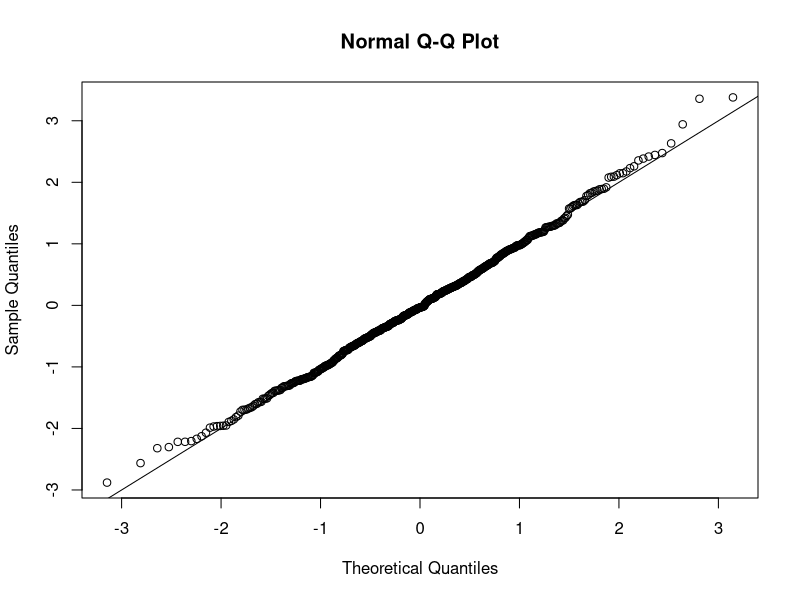
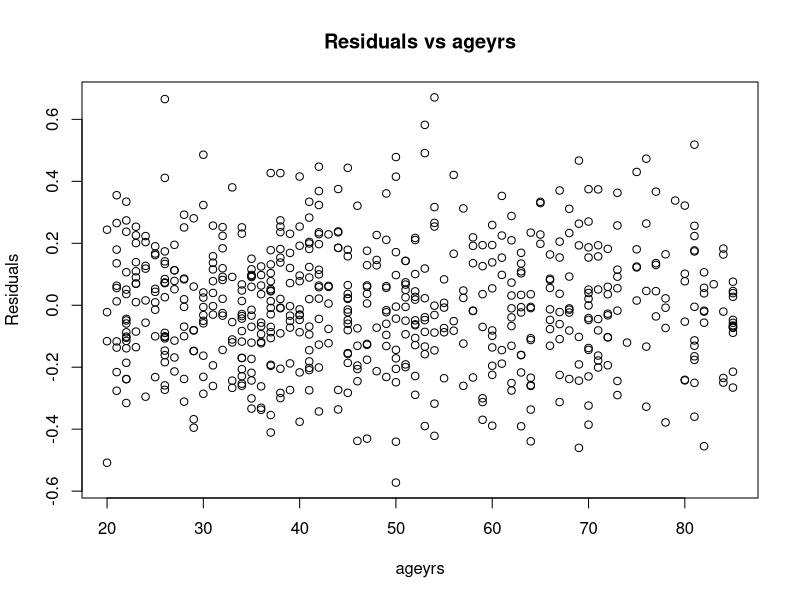
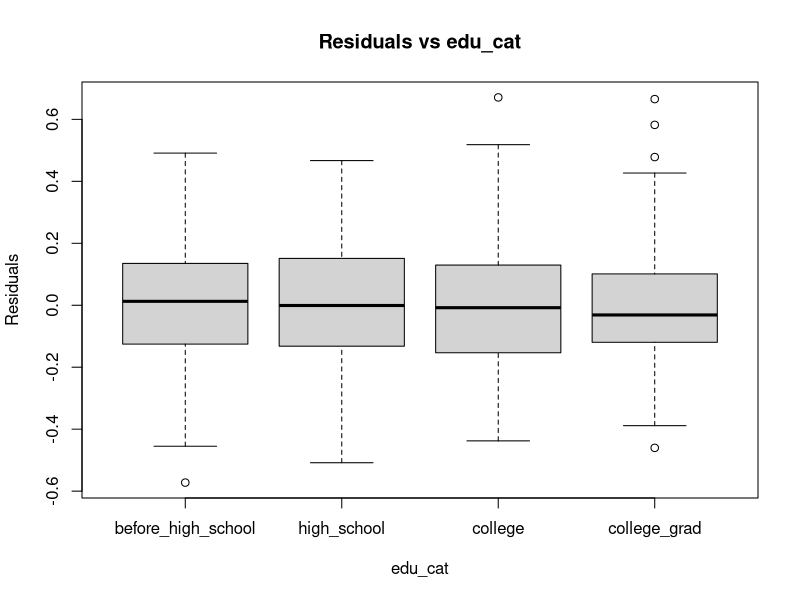
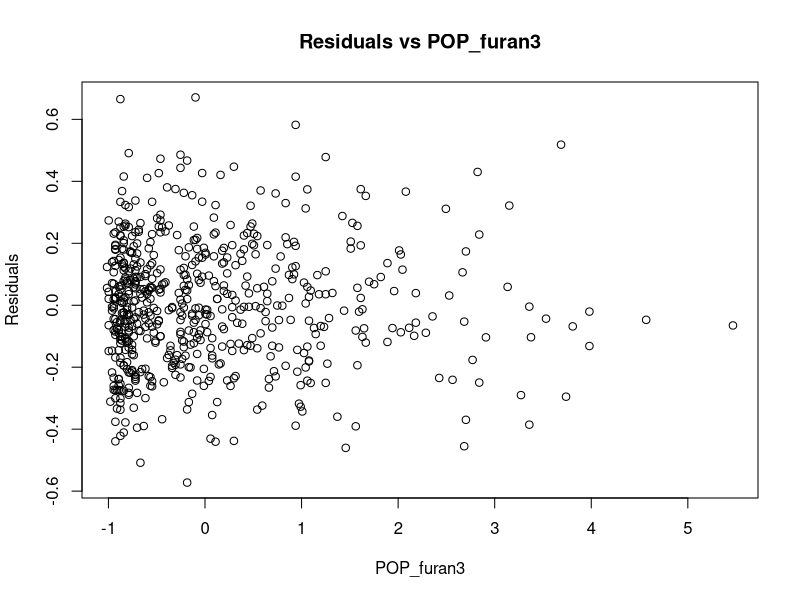
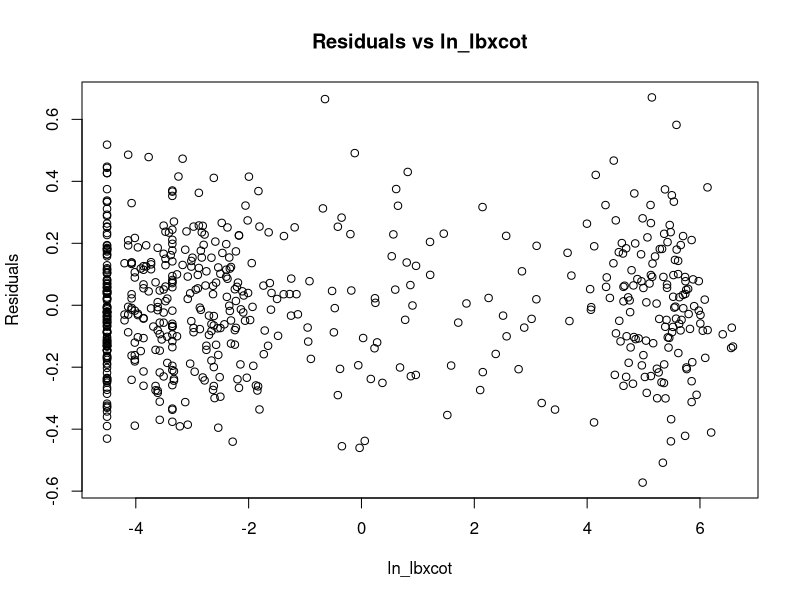
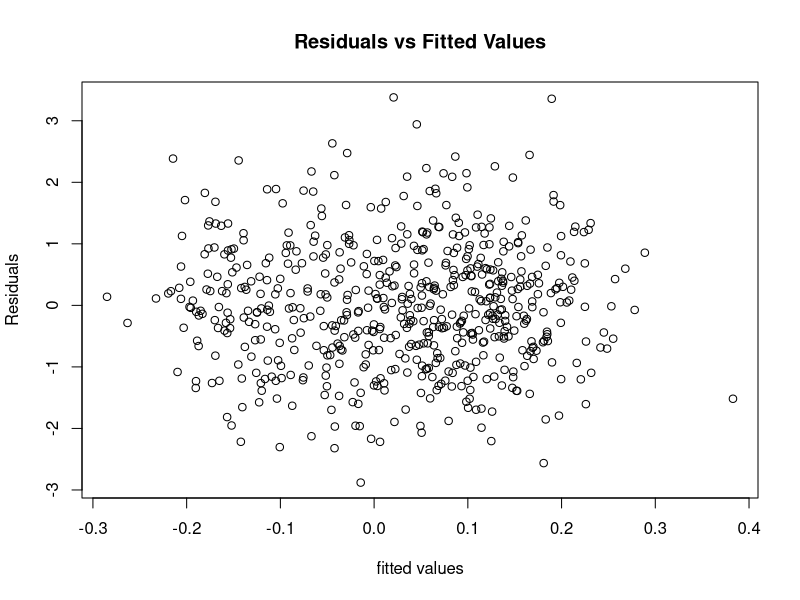

The R script that drew these images, in order: (Note: this script raises an error after producing the figures.)
library(glmnet)
library(corrplot)
library(car)
pollutants_original <- read.csv("pollutants.csv", header = TRUE)
N <- nrow(pollutants_original)


#==== explorotary data analysis
num_smokenow <- length(which(pollutants_original$smokenow == 1))
num_nosmokenow <- nrow(pollutants_original) - num_smokenow
print(num_smokenow / N)

num_smoked <- length(which(pollutants_original$yrssmoke > 0))
num_nosmoked <- N - num_smoked
print(num_smoked / N)

# drop the first column, which is just indices
pollutants <- pollutants_original[-1]

# drop a white cell pct due to perfect linearity
pollutants <- pollutants[!colnames(pollutants) %in% c('eosinophils_pct')]

# standardize all POP covariates
for (i in 1:11) {
  i_colname <- paste0('POP_PCB', i)
  pollutants[i_colname] <- (pollutants[[i_colname]] - mean(pollutants[[i_colname]])) / sd(pollutants[[i_colname]])
}
for (i in 1:3) {
  i_colname <- paste0('POP_dioxin', i)
  pollutants[i_colname] <- (pollutants[[i_colname]] - mean(pollutants[[i_colname]])) / sd(pollutants[[i_colname]])
}
for (i in 1:4) {
  i_colname <- paste0('POP_furan', i)
  pollutants[i_colname] <- (pollutants[[i_colname]] - mean(pollutants[[i_colname]])) / sd(pollutants[[i_colname]])
}

# deal with categorical covariates
gender_list <- c('female', 'male')
edu_list <- c('before_high_school', 'high_school', 'college', 'college_grad')
eth_list <- c('other', 'mexi_us', 'nonhisp_black', 'nonhisp_white')
smoke_list <- c('no', 'yes')

gender <- gender_list[pollutants$male + 1]
education <- edu_list[pollutants$edu_cat]
race <- eth_list[pollutants$race_cat]
smoke_now <- smoke_list[pollutants$smokenow + 1]

pollutants$male <- factor(gender, levels=gender_list)
pollutants$edu_cat <- factor(education, levels=edu_list)
pollutants$race_cat <- factor(race, levels=eth_list)
pollutants$smokenow <- factor(smoke_now, levels=smoke_list)

# basic data manipulation complete


#==== train test split
set.seed(57)
# 70% - 30% split
sampleTrain <- sample(1:N, round(N*0.7,0), replace = FALSE)

dataTrain <- pollutants[sampleTrain,]
dataTest <- pollutants[-sampleTrain,]


#====
# test the selection algorithms using cross validation (steps 5 and 6 in section 4 of the report)
Ntrain <- nrow(dataTrain)
kfold <- 11  # 11 because Ntrain is divisible by 11, and 11 is close to the convention of 10-fold CV
dataTrain_original <- dataTrain
dataTrain_original$index <- rep(1:kfold, each=Ntrain/kfold)

# forward selection using AIC and store them in a matrix
selection_mat <- matrix(0, nrow=length(colnames(dataTrain)) + 6, ncol=kfold)  # +6 to rownum bc of categorical covariates
pval_mat <- matrix(0, nrow=length(colnames(dataTrain)) + 6, ncol=kfold)
mat_rownames <- c(colnames(dataTrain), c("edu_cathigh_school", "edu_catcollege", "edu_catcollege_grad", 
                                          "race_catmaxi_us", "race_catnonhisp_black", "race_catnonhisp_white"))
row.names(selection_mat) <- mat_rownames
row.names(pval_mat) <- mat_rownames

# keep track of the MSPE of each fold and storing them
mspe_fAIC <- rep(NA, kfold)
for (i in 1:kfold) {
  print(paste0("i = ", i))
  train.ind <- which(dataTrain_original$index != i)
  
  M0 <- lm(length ~ 1, data=dataTrain[train.ind, ]) # empty model
  Mstart <- M0
  Mfull <- lm(length ~ ., data=dataTrain[train.ind, ]) # full model with no selection
  i_MfwdAIC <- step(object = M0, scope = list(lower = M0, upper = Mfull), 
                     trace = FALSE, direction = "forward", k = 2)
  i_coef_df <- data.frame(summary(i_MfwdAIC)$coefficients)
  selection_mat[mat_rownames %in% row.names(i_coef_df), i] <- 1  # indicator of which covariates are selected
  for (j in 2:dim(i_coef_df)[1]) {  # store the p-values of selected covariates in the matrix
    pval_mat[row.names(i_coef_df)[j] == mat_rownames, i] <- i_coef_df[j, "Pr...t.."]
  }
  print(row.names(summary(i_MfwdAIC)$coefficients))

  # compute the MPSE of the i-th fold
  i_newdata <- dataTrain[-train.ind, ]
  i_y <- dataTrain$length[-train.ind]
  
  i_res <- i_y - predict(i_MfwdAIC, newdata=i_newdata)
  mspe_fAIC[i] <- mean(i_res^2)
}
avgMSPE_fAIC <- mean(mspe_fAIC)
write.csv(data.frame(pval_mat), "fwdAIC_pval.csv")
write.csv(data.frame(selection_mat), "fwdAIC_indicator.csv")


# repeat all of the above for the remaining five model selection algorithms
# backward elimination using AIC and store them in a matrix
selection_mat <- matrix(0, nrow=length(colnames(dataTrain)) + 6, ncol=kfold)  # +6 to rownum bc of categorical covariates
pval_mat <- matrix(0, nrow=length(colnames(dataTrain)) + 6, ncol=kfold)
mat_rownames <- c(colnames(dataTrain), c("edu_cathigh_school", "edu_catcollege", "edu_catcollege_grad", 
                                          "race_catmaxi_us", "race_catnonhisp_black", "race_catnonhisp_white"))
row.names(selection_mat) <- mat_rownames
row.names(pval_mat) <- mat_rownames

mspe_bAIC <- rep(NA, kfold)
for (i in 1:kfold) {
  print(paste0("i = ", i))
  train.ind <- which(dataTrain_original$index != i)
  
  M0 <- lm(length ~ 1, data=dataTrain[train.ind, ])
  Mstart <- M0
  Mfull <- lm(length ~ ., data=dataTrain[train.ind, ])
  i_MbckAIC <- step(object = Mfull, scope = list(lower = M0, upper = Mfull), 
                    trace = FALSE, direction = "back", k = 2)
  i_coef_df <- data.frame(summary(i_MbckAIC)$coefficients)
  selection_mat[mat_rownames %in% row.names(i_coef_df), i] <- 1
  for (j in 2:dim(i_coef_df)[1]) {
    pval_mat[row.names(i_coef_df)[j] == mat_rownames, i] <- i_coef_df[j, "Pr...t.."]
  }
  print(row.names(summary(i_MbckAIC)$coefficients))
  i_newdata <- dataTrain[-train.ind, ]
  i_y <- dataTrain$length[-train.ind]
  
  i_res <- i_y - predict(i_MbckAIC, newdata=i_newdata)
  mspe_bAIC[i] <- mean(i_res^2)
}
write.csv(data.frame(pval_mat), "bckAIC_pval.csv")
write.csv(data.frame(selection_mat), "bckAIC_indicator.csv")


# stepwise selection using AIC and store them in a matrix
selection_mat <- matrix(0, nrow=length(colnames(dataTrain)) + 6, ncol=kfold)  # +6 to rownum bc of categorical covariates
pval_mat <- matrix(0, nrow=length(colnames(dataTrain)) + 6, ncol=kfold)
mat_rownames <- c(colnames(dataTrain), c("edu_cathigh_school", "edu_catcollege", "edu_catcollege_grad", 
                                          "race_catmaxi_us", "race_catnonhisp_black", "race_catnonhisp_white"))
row.names(selection_mat) <- mat_rownames
row.names(pval_mat) <- mat_rownames

mspe_sAIC <- rep(NA, kfold)
for (i in 1:kfold) {
  print(paste0("i = ", i))
  train.ind <- which(dataTrain_original$index != i)
  
  M0 <- lm(length ~ 1, data=dataTrain[train.ind, ])
  Mstart <- M0
  Mfull <- lm(length ~ ., data=dataTrain[train.ind, ])
  i_MstepAIC <- step(object = Mstart, scope = list(lower = M0, upper = Mfull), 
                    trace = FALSE, direction = "both", k = 2)
  i_coef_df <- data.frame(summary(i_MstepAIC)$coefficients)
  selection_mat[mat_rownames %in% row.names(i_coef_df), i] <- 1
  for (j in 2:dim(i_coef_df)[1]) {
    pval_mat[row.names(i_coef_df)[j] == mat_rownames, i] <- i_coef_df[j, "Pr...t.."]
  }
  print(row.names(summary(i_MstepAIC)$coefficients))
  i_newdata <- dataTrain[-train.ind, ]
  i_y <- dataTrain$length[-train.ind]
  
  i_res <- i_y - predict(i_MstepAIC, newdata=i_newdata)
  mspe_sAIC[i] <- mean(i_res^2)
}
write.csv(data.frame(pval_mat), "stepAIC_pval.csv")
write.csv(data.frame(selection_mat), "stepAIC_indicator.csv")


# stepwise selection using BIC and store them in a matrix
selection_mat <- matrix(0, nrow=length(colnames(dataTrain)) + 6, ncol=kfold)  # +6 to rownum bc of categorical covariates
pval_mat <- matrix(0, nrow=length(colnames(dataTrain)) + 6, ncol=kfold)
mat_rownames <- c(colnames(dataTrain), c("edu_cathigh_school", "edu_catcollege", "edu_catcollege_grad", 
                                          "race_catmaxi_us", "race_catnonhisp_black", "race_catnonhisp_white"))
row.names(selection_mat) <- mat_rownames
row.names(pval_mat) <- mat_rownames

mspe_sBIC <- rep(NA, kfold)
for (i in 1:kfold) {
  print(paste0("i = ", i))
  train.ind <- which(dataTrain_original$index != i)
  
  M0 <- lm(length ~ 1, data=dataTrain[train.ind, ])
  Mstart <- M0
  Mfull <- lm(length ~ ., data=dataTrain[train.ind, ])
  i_MstepBIC <- step(object = Mstart, scope = list(lower = M0, upper = Mfull), 
                     trace = FALSE, direction = "both", k = log(length(train.ind)))
  i_coef_df <- data.frame(summary(i_MstepBIC)$coefficients)
  selection_mat[mat_rownames %in% row.names(i_coef_df), i] <- 1
  for (j in 2:dim(i_coef_df)[1]) {
    pval_mat[row.names(i_coef_df)[j] == mat_rownames, i] <- i_coef_df[j, "Pr...t.."]
  }
  print(row.names(summary(i_MstepBIC)$coefficients))
  i_newdata <- dataTrain[-train.ind, ]
  i_y <- dataTrain$length[-train.ind]
  
  i_res <- i_y - predict(i_MstepBIC, newdata=i_newdata)
  mspe_sBIC[i] <- mean(i_res^2)
}
write.csv(data.frame(pval_mat), "stepBIC_pval.csv")
write.csv(data.frame(selection_mat), "stepBIC_indicator.csv")


# backward elimination using BIC and store them in a matrix
selection_mat <- matrix(0, nrow=length(colnames(dataTrain)) + 6, ncol=kfold)  # +6 to rownum bc of categorical covariates
pval_mat <- matrix(0, nrow=length(colnames(dataTrain)) + 6, ncol=kfold)
mat_rownames <- c(colnames(dataTrain), c("edu_cathigh_school", "edu_catcollege", "edu_catcollege_grad", 
                                          "race_catmaxi_us", "race_catnonhisp_black", "race_catnonhisp_white"))
row.names(selection_mat) <- mat_rownames
row.names(pval_mat) <- mat_rownames

mspe_bBIC <- rep(NA, kfold)
for (i in 1:kfold) {
  print(paste0("i = ", i))
  train.ind <- which(dataTrain_original$index != i)
  
  M0 <- lm(length ~ 1, data=dataTrain[train.ind, ])
  Mstart <- M0
  Mfull <- lm(length ~ ., data=dataTrain[train.ind, ])
  i_MbckBIC <- step(object = Mfull, scope = list(lower = M0, upper = Mfull), 
                     trace = FALSE, direction = "backward", k = log(length(train.ind)))
  i_coef_df <- data.frame(summary(i_MbckBIC)$coefficients)
  selection_mat[mat_rownames %in% row.names(i_coef_df), i] <- 1
  for (j in 2:dim(i_coef_df)[1]) {
    pval_mat[row.names(i_coef_df)[j] == mat_rownames, i] <- i_coef_df[j, "Pr...t.."]
  }
  print(row.names(summary(i_MbckBIC)$coefficients))
  i_newdata <- dataTrain[-train.ind, ]
  i_y <- dataTrain$length[-train.ind]
  
  i_res <- i_y - predict(i_MbckBIC, newdata=i_newdata)
  mspe_bBIC[i] <- mean(i_res^2)
}
write.csv(data.frame(pval_mat), "bckBIC_pval.csv")
write.csv(data.frame(selection_mat), "bckBIC_indicator.csv")


# forward selection using BIC and store them in a matrix
selection_mat <- matrix(0, nrow=length(colnames(dataTrain)) + 6, ncol=kfold)  # +6 to rownum bc of categorical covariates
pval_mat <- matrix(0, nrow=length(colnames(dataTrain)) + 6, ncol=kfold)
mat_rownames <- c(colnames(dataTrain), c("edu_cathigh_school", "edu_catcollege", "edu_catcollege_grad", 
                                          "race_catmaxi_us", "race_catnonhisp_black", "race_catnonhisp_white"))
row.names(selection_mat) <- mat_rownames
row.names(pval_mat) <- mat_rownames

mspe_fBIC <- rep(NA, kfold)
for (i in 1:kfold) {
  print(paste0("i = ", i))
  train.ind <- which(dataTrain_original$index != i)
  
  M0 <- lm(length ~ 1, data=dataTrain[train.ind, ])
  Mstart <- M0
  Mfull <- lm(length ~ ., data=dataTrain[train.ind, ])
  i_MfwdBIC <- step(object = M0, scope = list(lower = M0, upper = Mfull), 
                    trace = FALSE, direction = "forward", k = log(length(train.ind)))
  i_coef_df <- data.frame(summary(i_MfwdBIC)$coefficients)
  selection_mat[mat_rownames %in% row.names(i_coef_df), i] <- 1
  for (j in 2:dim(i_coef_df)[1]) {
    pval_mat[row.names(i_coef_df)[j] == mat_rownames, i] <- i_coef_df[j, "Pr...t.."]
  }
  print(row.names(summary(i_MfwdBIC)$coefficients))
  i_newdata <- dataTrain[-train.ind, ]
  i_y <- dataTrain$length[-train.ind]
  
  i_res <- i_y - predict(i_MfwdBIC, newdata=i_newdata)
  mspe_fBIC[i] <- mean(i_res^2)
}
write.csv(data.frame(pval_mat), "fwdBIC_pval.csv")
write.csv(data.frame(selection_mat), "fwdBIC_indicator.csv")


#==== steps 5 and 6 complete

# arriving at the final model
# model3: make sense of the effect of cotinine
covariate_set3 <- c('ageyrs', 'POP_furan3', 'ln_lbxcot', 'yrssmoke', 'POP_PCB1', 'POP_PCB5', 'edu_cat')
covariate_set3 <- c('length', covariate_set3)
pollutants_set3 <- dataTrain
pollutants_set3$yrssmoke <- as.integer(pollutants_set3$yrssmoke > 0)

# make the yrssmoked covariate binary
smoke_list <- c('never_smoked', 'smoked')
smoke_now <- smoke_list[pollutants_set3$yrssmoke + 1]
pollutants_set3$yrssmoke <- factor(smoke_now, levels=smoke_list)
print(dim(pollutants_set3))

# select only a the covariates that were chosen repeatedly in steps 5 and 6
pollutants_set3 <- pollutants_set3[colnames(pollutants_set3) %in% covariate_set3]

# log transforming the response variable
pollutants_set3$length <- log(pollutants_set3$length)
model3 <- lm(length ~ ageyrs + POP_furan3 + ln_lbxcot + edu_cat + yrssmoke + yrssmoke * ln_lbxcot, 
             data=pollutants_set3)
summary(model3)

# proto_model3 shows that ln_lbxcot on its own has no statistical significance
proto_model3 <- lm(length ~ ageyrs + POP_furan3 + ln_lbxcot + edu_cat, data=pollutants_set3)
summary(proto_model3)


# in-sample cross validation of model3
kfold <- 11
model3_mpse <- rep(NA, kfold)
pollutants_set31 <- pollutants_set3
pollutants_set31$index <- rep(1:kfold, each=nrow(pollutants_set3)/kfold)
for (i in 1:kfold) {
  print(paste0("i = ", i))
  train.ind <- which(pollutants_set31$index != i)
  
  i_newdata <- dataTrain[-train.ind, ]
  i_y <- dataTrain$length[-train.ind]
  
  i_model3 <- update(model3, subset=train.ind)
  
  model3.res <- pollutants_set3$length[-train.ind] - 
    predict(i_model3, newdata = pollutants_set3[-train.ind, ])

  model3_mpse[i] <- mean(model3.res^2) 
}
print(paste0("model3 avg. MPSE:", mean(model3_mpse)))


# residual analysis of model3
reslin <- resid(model3) # raw residuals
studlin <- reslin/(sigma(model3)*sqrt(1-hatvalues(model3))) # studentized residuals

# QQ plot
qqnorm(studlin)
abline(0, 1)
# before log transform of response, the qqplot looked like a gamma distribution


# plot of residuals vs covariates
plotted_col <- "ageyrs"
plot(reslin~pollutants_set3[[plotted_col]],
     xlab=plotted_col,
     ylab="Residuals",
     main=paste0("Residuals vs ", plotted_col))
plotted_col <- "edu_cat"
plot(reslin~pollutants_set3[[plotted_col]],
     xlab=plotted_col,
     ylab="Residuals",
     main=paste0("Residuals vs ", plotted_col))
plotted_col <- "POP_furan3"
plot(reslin~pollutants_set3[[plotted_col]],
     xlab=plotted_col,
     ylab="Residuals",
     main=paste0("Residuals vs ", plotted_col))
plotted_col <- "ln_lbxcot"
plot(reslin~pollutants_set3[[plotted_col]],
     xlab=plotted_col,
     ylab="Residuals",
     main=paste0("Residuals vs ", plotted_col))

# plot of residuals against fitted values
plot(studlin~fitted(model3),
     xlab="fitted values",
     ylab="Residuals",
     main="Residuals vs Fitted Values")


# outliers analysis
# number of covariates
p <- length(model3$coefficients) - 1
pred <- predict(model3, newdata=pollutants_set3)

# check leverage
h <- hatvalues(model2)
which(h > 2* (p + 1) / N)

# DFFITS
dffits_model3 <- dffits(model3) 
## plot DFFITS
plot(dffits_model3,ylab="DFFITS") 
abline(h=2 * sqrt((p + 1) / N), lty=2)  ## add thresholds
abline(h=-2 * sqrt((p + 1) / N),lty=2)
## highlight influential points
dff_ind <- which(abs(dffits_model3) > 2 * sqrt((p + 1) / N))
points(dffits_model3[dff_ind]~dff_ind, col="red", pch=19) ## add red points
# we exclude text because it makes the chart too cluttered
# text(y=dffits_model2[dff_ind], x=dff_ind, labels=dff_ind, pos=2) ## label high influence points


# Cook's Distance

D <- cooks.distance(model3) # Cook's distance
## influential points
inf_ind <- which(pf(D, p + 1, N - p - 1, lower.tail=TRUE) > 0.5)
## plot cook's Distance
plot(D,ylab="Cook's Distance")
points(D[inf_ind]~inf_ind, col="red", pch=19) ## add red points
text(y=D[inf_ind], x=inf_ind, labels=inf_ind, pos=4) ## label high influence points


# DFBETAS
DFBETAS <- dfbetas(model3) 
dim(DFBETAS)
## beta1 (furan3)
plot(DFBETAS[, 2], type="h", xlab="Obs. Number", ylab=expression(paste("DFBETAS: ",beta[1])))
num_outliers <- length(which(abs(DFBETAS[, 2]) > 2 / sqrt(N)))
show_points <- order(-abs(DFBETAS[, 2]))[1:num_outliers] 
points(x=show_points,y=DFBETAS[show_points,2], pch=19, col="red")
text(x=show_points, y=DFBETAS[show_points,2], labels=show_points,pos=2)

## beta2 (gender)
plot(DFBETAS[,3], type="h",xlab="Obs. Number", ylab=expression(paste("DFBETAS: ",beta[2])))
num_outliers <- length(which(abs(DFBETAS[, 3]) > 2 / sqrt(N)))
show_points <- order(-abs(DFBETAS[, 3]))[1:num_outliers] 
points(x=show_points,y=DFBETAS[show_points,3], pch=19, col="red")
text(x=show_points, y=DFBETAS[show_points, 3], labels=show_points, pos=4)

## beta3 (age)
plot(DFBETAS[, 4], type="h",xlab="Obs. Number", ylab=expression(paste("DFBETAS: ", beta[3])))
num_outliers <- length(which(abs(DFBETAS[, 4]) > 2 / sqrt(N)))
show_points <- order(-abs(DFBETAS[, 4]))[1:num_outliers] 
points(x=show_points,y=DFBETAS[show_points, 4], pch=19, col="red")
text(x=show_points, y=DFBETAS[show_points, 4], labels=show_points, pos=4)

## rule of thumb
which(abs(DFBETAS[, 2]) > 2 / sqrt(N))  # furan3
which(abs(DFBETAS[, 3]) > 2 / sqrt(N))  # gender
which(abs(DFBETAS[, 4]) > 2 / sqrt(N))  # ageyrs


#==== we select model3 to apply to the testing set
pollutants_set3_test <- dataTest
pollutants_set3_test$yrssmoke <- as.integer(pollutants_set3_test$yrssmoke > 0)
pollutants_set3_test$length <- log(pollutants_set3_test$length)

smoke_list <- c('never_smoked', 'smoked')
smoke_now <- smoke_list[pollutants_set3_test$yrssmoke + 1]
pollutants_set3_test$yrssmoke <- factor(smoke_now, levels=smoke_list)
print(dim(pollutants_set3_test))

testing_origin <- pollutants_set3_test$length
testing_pred <- predict(model3, newdata=pollutants_set3_test)
model3_test_res <- testing_origin - testing_pred
print(paste0("testing MPSE for model3 is ", mean(model3_test_res^2)))


# baseline models compared to model3
baseline_data <- dataTrain
baseline_data$yrssmoke <- as.integer(baseline_data$yrssmoke > 0)
smoke_list <- c('never_smoked', 'smoked')
smoke_now <- smoke_list[baseline_data$yrssmoke + 1]
baseline_data$yrssmoke <- factor(smoke_now, levels=smoke_list)

baseline_data$length <- log(baseline_data$length)
m0 <- lm(baseline_data$length ~ 1)
mfull <- lm(length ~ ., data=baseline_data)
summary(m0)
summary(mfull)

m0_testing_pred <- predict(m0, newdata=pollutants_set3_test)
m0_test_res <- testing_origin - m0_testing_pred
mfull_testing_pred <- predict(mfull, newdata=pollutants_set3_test)
mfull_test_res <- testing_origin - mfull_testing_pred

print(paste0("testing MPSE for m0 is ", mean(m0_test_res^2)))
print(paste0("testing MPSE for mfull is ", mean(mfull_test_res^2)))


# PCB1, 5 have high correlations with furan3

summary(lm(POP_PCB1 ~ POP_PCB5 + POP_furan3 + edu_cat + ln_lbxcot + ageyrs, data=pollutants_original))
summary(lm(POP_PCB5 ~ POP_PCB1 + POP_furan3 + edu_cat + ln_lbxcot + ageyrs, data=pollutants_original))
summary(lm(POP_furan3 ~ edu_cat + ln_lbxcot + ageyrs, data=pollutants_original))
summary(lm(POP_PCB5 ~ POP_PCB1, data=pollutants_original))
summary(lm(POP_PCB1 ~ POP_furan3, data=pollutants_original))
summary(lm(POP_PCB5 ~ POP_furan3, data=pollutants_original))





#==== LASSO
datalassoTrain <- dataTrain
datalassoTrain$length <- log(datalassoTrain$length)
datalassoTest <- dataTest
datalassoTest$length <- log(datalassoTest$length)
Mfull <- lm(length ~ ., data=datalassoTrain)
Mfull_test <- lm(length ~ ., data=datalassoTest)
X_train <- model.matrix(Mfull)
y_train <- datalassoTrain[['length']]
X_test <- model.matrix(Mfull_test)
y_test <- datalassoTest[['length']]
M_lasso <- glmnet(x=X_train,y=y_train,alpha = 1)

## plot paths
plot(M_lasso,xvar = "lambda",label=TRUE)

## fit with crossval
cvfit_lasso <-  cv.glmnet(x=X_train,y=y_train,alpha = 1)

## plot MSPEs by lambda
plot(cvfit_lasso)

## estimated betas for minimum lambda 
coef(cvfit_lasso, s = "lambda.min")## alternatively could use "lambda.1se"

## predictions
pred_lasso <- predict(cvfit_lasso,newx=X_test,  s="lambda.min")

## MSPE in test set
MSPE_lasso <- mean((pred_lasso-y_test)^2)
print(MSPE_lasso)
